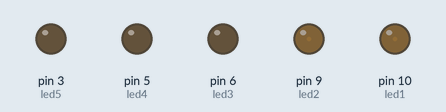
The sketch below on a simulated Arduino Uno, built with avr-gcc and run on an emulated ATmega328P. Shown: output pins drawn as LEDs (lit = HIGH).

Above: at 0.05 s.
At 2.7 s:
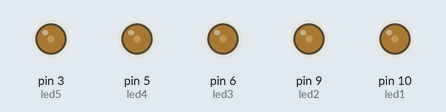
At 6.0 s:
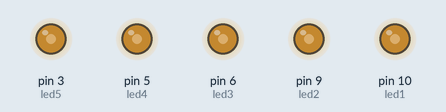
Timing chart, 0 to 7.8 s (numbered marks = the images above):
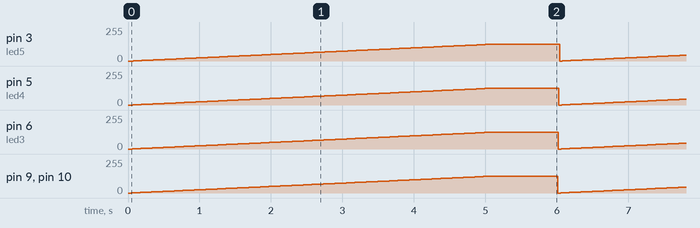

The sketch:

analogWrite_dim_to_bright.ino
```cpp
//analogWrite_dim_to_bright

int led1=   10;
int led2=   9;
int led3 =  6;
int led4 =  5;
int led5 =  3;
int brightlev=0;

void setup()
{
     pinMode(led1,OUTPUT);
     pinMode(led2,OUTPUT);
     pinMode(led3,OUTPUT);
     pinMode(led4,OUTPUT);
     pinMode(led5,OUTPUT);

     digitalWrite(led1 ,LOW);
     digitalWrite(led2 ,LOW);
     digitalWrite(led3 ,LOW);
     digitalWrite(led4 ,LOW);
     digitalWrite(led5 ,LOW);

}


void loop()
{
     int led1=   10;
     int led2=   9;
     int led3 =  6;
     int led4 =  5;
     int led5 =  3;
     int brightlev = 0;

     for(brightlev=0; brightlev<125; brightlev++)
     {
       analogWrite(led1 , brightlev);
       delay(8);
       analogWrite(led2 , brightlev);
       delay(8);
       analogWrite(led3 , brightlev);
       delay(8);
       analogWrite(led4 , brightlev);
       delay(8);
       analogWrite(led5 , brightlev);
       delay(8);
     }


        delay(1000);
}
```

Measured:
- by itself, pin 3 (led5), pin 5 (led4), pin 6 (led3), pin 9 (led2), pin 10 (led1): ramps from 0/255 to 124/255 and jumps back, once every 6.0 s
